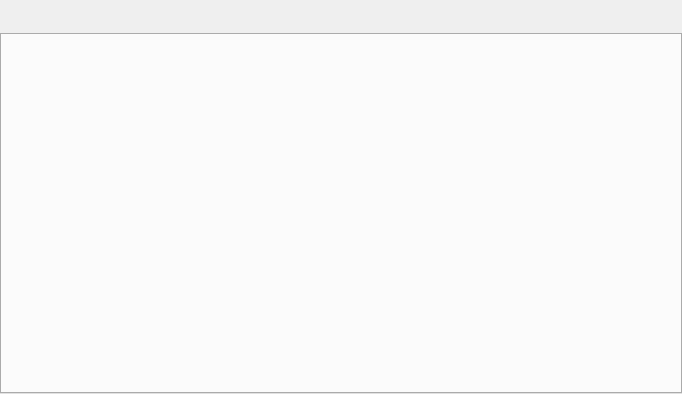
<?xml version="1.0" encoding="UTF-8"?>
<ui version="4.0">
 <class>mainwindowsforall</class>
 <widget class="QWidget" name="mainwindowsforall">
  <property name="geometry">
   <rect>
    <x>0</x>
    <y>0</y>
    <width>682</width>
    <height>394</height>
   </rect>
  </property>
  <property name="windowTitle">
   <string>Form</string>
  </property>
  <layout class="QVBoxLayout" name="verticalLayout_2">
   <property name="spacing">
    <number>0</number>
   </property>
   <property name="leftMargin">
    <number>0</number>
   </property>
   <property name="topMargin">
    <number>0</number>
   </property>
   <property name="rightMargin">
    <number>0</number>
   </property>
   <property name="bottomMargin">
    <number>0</number>
   </property>
   <item>
    <layout class="QVBoxLayout" name="verticalLayout">
     <property name="spacing">
      <number>0</number>
     </property>
     <property name="leftMargin">
      <number>0</number>
     </property>
     <item>
      <widget class="QWidget" name="widget_title" native="true">
       <property name="sizePolicy">
        <sizepolicy hsizetype="Preferred" vsizetype="Fixed">
         <horstretch>0</horstretch>
         <verstretch>0</verstretch>
        </sizepolicy>
       </property>
       <property name="minimumSize">
        <size>
         <width>100</width>
         <height>33</height>
        </size>
       </property>
       <layout class="QHBoxLayout" name="horizontalLayout_2">
        <property name="spacing">
         <number>0</number>
        </property>
        <property name="leftMargin">
         <number>0</number>
        </property>
        <property name="topMargin">
         <number>0</number>
        </property>
        <property name="rightMargin">
         <number>0</number>
        </property>
        <property name="bottomMargin">
         <number>0</number>
        </property>
        <item>
         <widget class="QLabel" name="lab_Ico">
          <property name="sizePolicy">
           <sizepolicy hsizetype="Minimum" vsizetype="Preferred">
            <horstretch>0</horstretch>
            <verstretch>0</verstretch>
           </sizepolicy>
          </property>
          <property name="minimumSize">
           <size>
            <width>30</width>
            <height>0</height>
           </size>
          </property>
          <property name="text">
           <string/>
          </property>
          <property name="alignment">
           <set>Qt::AlignCenter</set>
          </property>
         </widget>
        </item>
        <item>
         <widget class="QLabel" name="lab_Title">
          <property name="sizePolicy">
           <sizepolicy hsizetype="Expanding" vsizetype="Preferred">
            <horstretch>0</horstretch>
            <verstretch>0</verstretch>
           </sizepolicy>
          </property>
          <property name="styleSheet">
           <string notr="true">font: 10pt &quot;微软雅黑&quot;;</string>
          </property>
          <property name="text">
           <string/>
          </property>
          <property name="alignment">
           <set>Qt::AlignLeading|Qt::AlignLeft|Qt::AlignVCenter</set>
          </property>
         </widget>
        </item>
        <item>
         <widget class="QWidget" name="widget_menu" native="true">
          <property name="sizePolicy">
           <sizepolicy hsizetype="Minimum" vsizetype="Preferred">
            <horstretch>0</horstretch>
            <verstretch>0</verstretch>
           </sizepolicy>
          </property>
          <layout class="QHBoxLayout" name="horizontalLayout">
           <property name="spacing">
            <number>0</number>
           </property>
           <property name="leftMargin">
            <number>0</number>
           </property>
           <property name="topMargin">
            <number>0</number>
           </property>
           <property name="rightMargin">
            <number>0</number>
           </property>
           <property name="bottomMargin">
            <number>0</number>
           </property>
           <item>
            <widget class="QPushButton" name="btnMenu_Max">
             <property name="sizePolicy">
              <sizepolicy hsizetype="Minimum" vsizetype="Expanding">
               <horstretch>0</horstretch>
               <verstretch>0</verstretch>
              </sizepolicy>
             </property>
             <property name="minimumSize">
              <size>
               <width>31</width>
               <height>0</height>
              </size>
             </property>
             <property name="cursor">
              <cursorShape>ArrowCursor</cursorShape>
             </property>
             <property name="focusPolicy">
              <enum>Qt::NoFocus</enum>
             </property>
             <property name="toolTip">
              <string>最大化</string>
             </property>
             <property name="text">
              <string/>
             </property>
             <property name="flat">
              <bool>true</bool>
             </property>
            </widget>
           </item>
           <item>
            <widget class="QPushButton" name="btnMenu">
             <property name="sizePolicy">
              <sizepolicy hsizetype="Minimum" vsizetype="Expanding">
               <horstretch>0</horstretch>
               <verstretch>0</verstretch>
              </sizepolicy>
             </property>
             <property name="minimumSize">
              <size>
               <width>31</width>
               <height>0</height>
              </size>
             </property>
             <property name="cursor">
              <cursorShape>ArrowCursor</cursorShape>
             </property>
             <property name="focusPolicy">
              <enum>Qt::NoFocus</enum>
             </property>
             <property name="toolTip">
              <string>菜单</string>
             </property>
             <property name="text">
              <string/>
             </property>
             <property name="autoDefault">
              <bool>true</bool>
             </property>
             <property name="default">
              <bool>false</bool>
             </property>
             <property name="flat">
              <bool>true</bool>
             </property>
            </widget>
           </item>
           <item>
            <widget class="QPushButton" name="btnMenu_Min">
             <property name="sizePolicy">
              <sizepolicy hsizetype="Minimum" vsizetype="Expanding">
               <horstretch>0</horstretch>
               <verstretch>0</verstretch>
              </sizepolicy>
             </property>
             <property name="minimumSize">
              <size>
               <width>31</width>
               <height>0</height>
              </size>
             </property>
             <property name="cursor">
              <cursorShape>ArrowCursor</cursorShape>
             </property>
             <property name="focusPolicy">
              <enum>Qt::NoFocus</enum>
             </property>
             <property name="toolTip">
              <string>最小化</string>
             </property>
             <property name="text">
              <string/>
             </property>
             <property name="flat">
              <bool>true</bool>
             </property>
            </widget>
           </item>
           <item>
            <widget class="QPushButton" name="btnMenu_Close">
             <property name="sizePolicy">
              <sizepolicy hsizetype="Minimum" vsizetype="Expanding">
               <horstretch>0</horstretch>
               <verstretch>0</verstretch>
              </sizepolicy>
             </property>
             <property name="minimumSize">
              <size>
               <width>40</width>
               <height>0</height>
              </size>
             </property>
             <property name="cursor">
              <cursorShape>ArrowCursor</cursorShape>
             </property>
             <property name="focusPolicy">
              <enum>Qt::NoFocus</enum>
             </property>
             <property name="toolTip">
              <string>关闭</string>
             </property>
             <property name="text">
              <string/>
             </property>
             <property name="flat">
              <bool>true</bool>
             </property>
            </widget>
           </item>
          </layout>
         </widget>
        </item>
       </layout>
      </widget>
     </item>
     <item>
      <widget class="QTabWidget" name="tabWidget">
       <property name="tabPosition">
        <enum>QTabWidget::West</enum>
       </property>
       <property name="iconSize">
        <size>
         <width>40</width>
         <height>40</height>
        </size>
       </property>
      </widget>
     </item>
    </layout>
   </item>
  </layout>
 </widget>
 <resources/>
 <connections/>
</ui>
